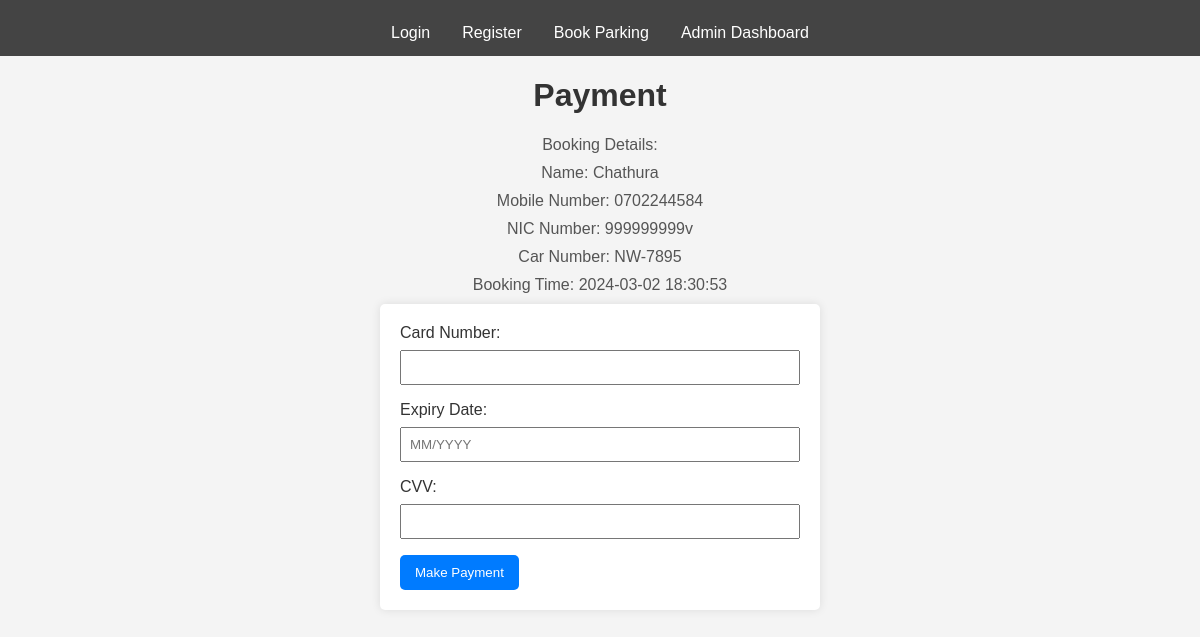
The page /payment.php?booking_id=11 (signed in) on the database its author committed.
### tables this page shows
CREATE TABLE IF NOT EXISTS `bookings` (
  `id` int(11) NOT NULL AUTO_INCREMENT,
  `user_id` int(11) DEFAULT NULL,
  `slot_id` int(11) DEFAULT NULL,
  `name` varchar(255) NOT NULL,
  `mobile_number` varchar(15) NOT NULL,
  `nic_number` varchar(15) NOT NULL,
  `car_number` varchar(15) NOT NULL,
  `booking_time` datetime DEFAULT NULL,
  `payment_status` enum('pending','completed') DEFAULT 'pending',
  PRIMARY KEY (`id`),
  KEY `user_id` (`user_id`),
  KEY `slot_id` (`slot_id`)
);

### payment.php (the view, shortened to what this page needs)
<?php
$booking_id = $_GET['booking_id'];
$servername = "localhost";
$username = "root";
$password = "";
$dbname = "parking_system";
$conn = new mysqli($servername, $username, $password, $dbname);
$sql = "SELECT * FROM bookings WHERE id = '$booking_id' AND user_id = '{$_SESSION['user_id']}'";
$result = $conn->query($sql);
$booking = $result->fetch_assoc();
?>
<!DOCTYPE html>
<html lang="en">
<head>
    <link rel="stylesheet" href="payment.css">
    <link rel="stylesheet" href="header.css">
</head>
<body>
    <?php include 'header.php'; ?>
    <h1>Payment</h1>
    <p>Booking Details:</p>
    <p>Name: <?php echo $booking['name']; ?></p>
    <p>Mobile Number: <?php echo $booking['mobile_number']; ?></p>
    <p>NIC Number: <?php echo $booking['nic_number']; ?></p>
    <p>Car Number: <?php echo $booking['car_number']; ?></p>
    <p>Booking Time: <?php echo $booking['booking_time']; ?></p>
    <form method="post" action="process_payment.php">
        <label for="card_number">Card Number:</label>
        <input type="text" id="card_number" name="card_number" required>
        <label for="expiry_date">Expiry Date:</label>
        <input type="text" id="expiry_date" name="expiry_date" placeholder="MM/YYYY" required>
        <label for="cvv">CVV:</label>
        <input type="text" id="cvv" name="cvv" required>
        <button type="submit">Make Payment</button>
    </form>
</body>
</html>

### payment.css (style rules this page uses)
body { font-family: 'Arial', sans-serif; margin: 0; padding: 0; background-color: #f4f4f4; }
h1 { text-align: center; color: #333; }
p { text-align: center; color: #555; margin: 10px 0; }
form { max-width: 400px; margin: 0 auto; padding: 20px; background-color: #fff; border-radius: 5px; box-shadow: 0 0 10px rgba(0, 0, 0, 0.1); }
label { display: block; margin-bottom: 8px; color: #333; }
input { width: 100%; padding: 8px; margin-bottom: 16px; box-sizing: border-box; }
button { background-color: #007BFF; color: #fff; padding: 10px 15px; border: none; border-radius: 5px; cursor: pointer; }

### header.css (style rules this page uses)
body { font-family: 'Arial', sans-serif; margin: 0; padding: 0; background-color: #f4f4f4; }

### rows shown on the page
bookings: name "Chathura", mobile_number "0702244584", nic_number "999999999v", car_number "NW-7895", booking_time "2024-03-02 18:30:53"
